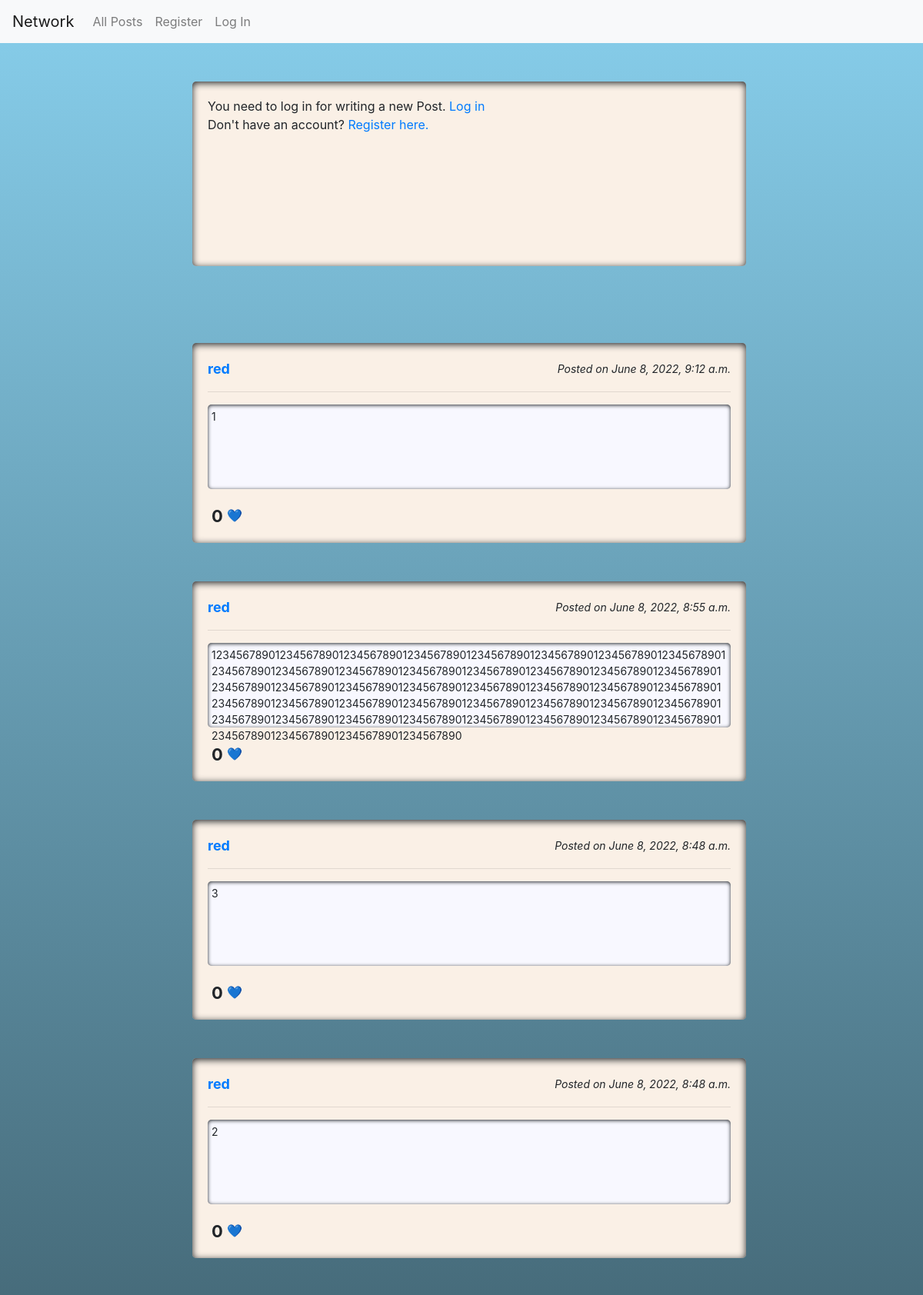
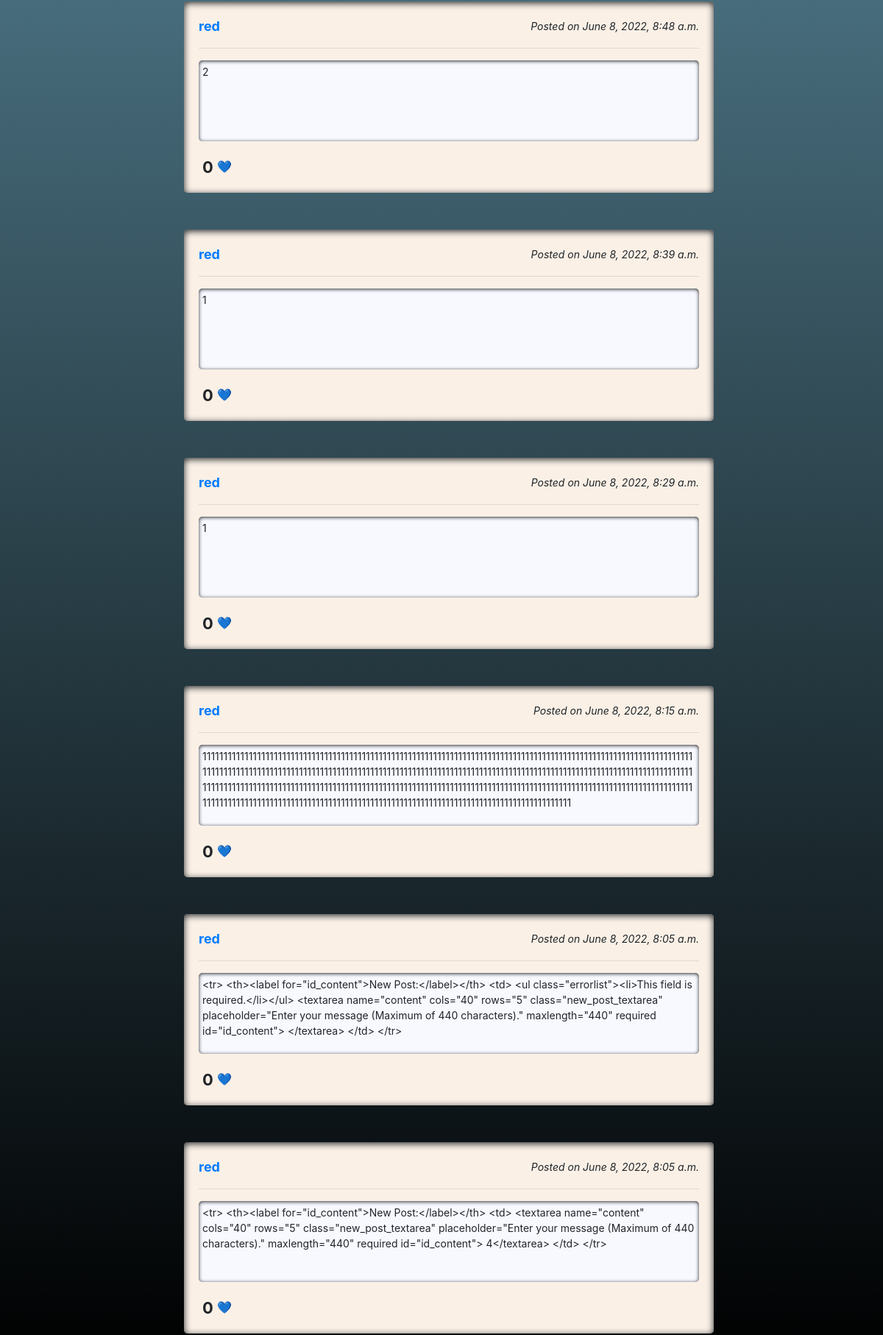
The page / (upper part) on the database its author committed (2 pictures, top to bottom).
### network/models.py (models this page shows, shortened)
class Post(models.Model):
    user = models.ForeignKey('User', on_delete=models.CASCADE)
    content = models.CharField(max_length=440)
    posted = models.DateTimeField(auto_now_add=True)
    likes = models.IntegerField(default=0)

class User(AbstractUser):
    pass

### network/views.py (the view, shortened to what this page needs)
# urls.py: path("", views.index, name="index"),
def index(request, profile_info=None):
    current_user = request.user
    form = PostForm()
    if "/following" in request.path:
        if not request.user.is_authenticated:
            return render(request, "network/login.html")
        current_user_isfollowing = current_user.profile.following.all()
        other_users_pks = []
        for profile in current_user_isfollowing:
            other_users_pk = profile.user.id
            other_users_pks.append(other_users_pk)
        all_posts = Post.objects.select_related().filter(user_id__in=other_users_pks).order_by('-posted')
    else:
        all_posts = Post.objects.select_related().order_by('-posted')
    all_liked_posts = []
    if request.user.is_authenticated:
        my_likes = request.user.profile.my_like.all()
        for post in my_likes:
            all_liked_posts.append(post.id)
    paginate_posts = Paginator(all_posts, 10, orphans=0, allow_empty_first_page=True)
    page_number = request.GET.get('page')
    page_obj = paginate_posts.get_page(page_number)
    return render(request, "network/index.html" , {
        "form": form,
        "profile": profile_info,
        "liked": all_liked_posts,
        "posts": page_obj
    })

### network/templates/network/index.html (shortened to what this page needs)
{% extends "network/layout.html" %}
{% load static %}
{% block body %}
    <div class="grid">
        <div class="side-bar">
        </div>
        <div class="grid-item">
            <div id="post_container">
                {% if user.is_authenticated %}
                    <form action="{% url 'index' %}" method="post">
                        {% csrf_token %}
                        {{ form }}
                        <input type="submit" value="Post" class="btn btn-primary">
                    </form>
                {% else %}
                    <div>
                        You need to log in for writing a new Post.
                        <a href="{% url 'login' %}">Log in</a><br>
                        Don't have an account? <a href="{% url 'register' %}">Register here.</a>
                    </div>
                {% endif %}
            </div>
            <div id="posts_frame">
                {% if posts %}
                    {% for post in posts %}
                        <div id="frame_{{post.id}}" class="post_body">
                            <div class="post_header">
                                <div class="post_username">
                                    <a href={% url 'profile' post.user.username %}>{{ post.user.username }}</a>
                                </div>
                                <div id="timestamp_{{post.id}}" class="post_time">
                                    Posted on {{ post.posted }}
                                </div>
                            </div>
                            <hr>
                            <div id="content_{{post.id}}" class="post_content">
                                {{ post.content }}
                            </div>
                            <div class="post_footer">
                                <div id="likes_{{post.id}}" class="post_likes">
                                    <span id="count_{{post.id}}" class="post_like_counter">{{ post.likes }}</span>
                                    {% if post.id in liked %}
                                        <button id="like_{{post.id}}" type="button" name="like" class="btn btn-default">❤️</button>
                                    {% else %}
                                        <button id="like_{{post.id}}" type="button" name="like" class="btn btn-default">💙</button>
                                    {% endif %}
                                </div>
                                <div class="post_editbutton">
                                </div>
                            </div>
                        </div>
                    {% endfor %}
                {% else %}
                    <div class="no_post">
                        No posts.
                    </div>
                {% endif %}
            </div>
        </div>
        <div class="grid-item">
        </div>
    </div>
{% endblock %}

### network/templates/network/layout.html (shortened to what this page needs)
{% load static %}
<!DOCTYPE html>
<html lang="en">
    <head>
        <link rel="stylesheet" href="https://stackpath.bootstrapcdn.com/bootstrap/4.4.1/css/bootstrap.min.css">
        <link href="{% static 'network/styles.css' %}" rel="stylesheet">
    </head>
    <body>
        <nav class="navbar navbar-expand-lg navbar-light bg-light">
            <a class="navbar-brand" href="{% url 'index' %}">Network</a>
            <div>
                <ul class="navbar-nav mr-auto">
                    <li class="nav-item">
                        <a class="nav-link" href="{% url 'index' %}">All Posts</a>
                    </li>
                    {% if user.is_authenticated %}
                        <li class="nav-item">
                            <a class="nav-link" href="{% url 'following' %}">Following</a>
                        </li>
                        <li class="nav-item">
                            <a class="nav-link" href="{% url 'logout' %}">Log Out</a>
                        </li>
                    {% else %}
                        <li class="nav-item">
                            <a class="nav-link" href="{% url 'register' %}">Register</a>
                        </li>
                        <li class="nav-item">
                            <a class="nav-link" href="{% url 'login' %}">Log In</a>
                        </li>
                    {% endif %}
                </ul>
            </div>
        </nav>
        <div class="body">
            {% block body %}
            {% endblock %}
        </div>
    </body>
</html>

### network/static/network/styles.css (style rules this page uses)
body { background-image: linear-gradient(skyblue, black); }
textarea, .post_content { box-shadow: inset 0px 1px 5px; }
.grid { display: grid; grid-template-columns: auto 800px auto; }
#post_container { min-height: 240px; display: inline-block; }
.post_body { height: 260px; margin-bottom: 50px; font-size: 14px; }
.post_body, #profile_frame, #post_container, .no_post { margin: 50px; border-radius: 5px; padding: 20px; background-color: linen; width: 720px; box-shadow: inset 0px 2px 10px; }
.post_header, .post_footer { display: grid; grid-template-columns: auto auto; }
.post_username { font-size: large; font-weight: bold; }
.post_editbutton, .post_time { text-align: right; }
.post_time { font-style: italic; padding-top: 3px; }
.post_content { background-color: ghostwhite; word-break: break-word; width: 100%; height: 110px; margin: 5px 0px 15px 0px; padding: 5px; border-radius: 5px; }
.post_like_counter { padding-left: 5px; font-size: 22px; font-weight: bolder; }
.btn-default { margin-bottom: 10px; margin-left: -12px; outline: none; }

### rows shown on the page
Post: user.username "red", posted "June 8, 2022, 9:12 a.m.", content "1", likes "0"
Post: user.username "red", posted "June 8, 2022, 8:55 a.m.", content "12345678901234567890123456789012345678901234567890123456789012345678901234567890123456789012345678901234567890123456789012345678901234567890123456789012345678901234567890123456789012345678901234567890123456789012345678901234567890123456789012345678901234567890123456789012345678901234567890123456789012345678901234567890123456789012345678901234567890123456789012345678901234567890123456789012345678901234567890123456789012345678901234567890", likes "0"
Post: user.username "red", posted "June 8, 2022, 8:48 a.m.", content "3", likes "0"
Post: user.username "red", posted "June 8, 2022, 8:48 a.m.", content "2", likes "0"
Post: user.username "red", posted "June 8, 2022, 8:48 a.m.", content "2", likes "0"
Post: user.username "red", posted "June 8, 2022, 8:39 a.m.", content "1", likes "0"
Post: user.username "red", posted "June 8, 2022, 8:29 a.m.", content "1", likes "0"
Post: user.username "red", posted "June 8, 2022, 8:15 a.m.", content "1111111111111111111111111111111111111111111111111111111111111111111111111111111111111111111111111111111111111111111111111111111111111111111111111111111111111111111111111111111111111111111111111111111111111111111111111111111111111111111111111111111111111111111111111111111111111111111111111111111111111111111111111111111111111111111111111111111111111111111111111111111111111111111111111111111111111111111111111111111111111111111111111111111", likes "0"
Post: user.username "red", posted "June 8, 2022, 8:05 a.m.", content "<tr> <th><label for=\"id_content\">New Post:</label></th> <td> <ul class=\"errorlist\"><li>This field is required.</li></ul> <textarea name=\"content\" cols=\"40\" rows=\"5\" class=\"new_post_textarea\" placeholder=\"Enter your message (Maximum of 440 characters).\" maxlength=\"440\" required id=\"id_content\"> </textarea> </td> </tr>", likes "0"
Post: user.username "red", posted "June 8, 2022, 8:05 a.m.", content "<tr> <th><label for=\"id_content\">New Post:</label></th> <td> <textarea name=\"content\" cols=\"40\" rows=\"5\" class=\"new_post_textarea\" placeholder=\"Enter your message (Maximum of 440 characters).\" maxlength=\"440\" required id=\"id_content\"> 4</textarea> </td> </tr>", likes "0"
